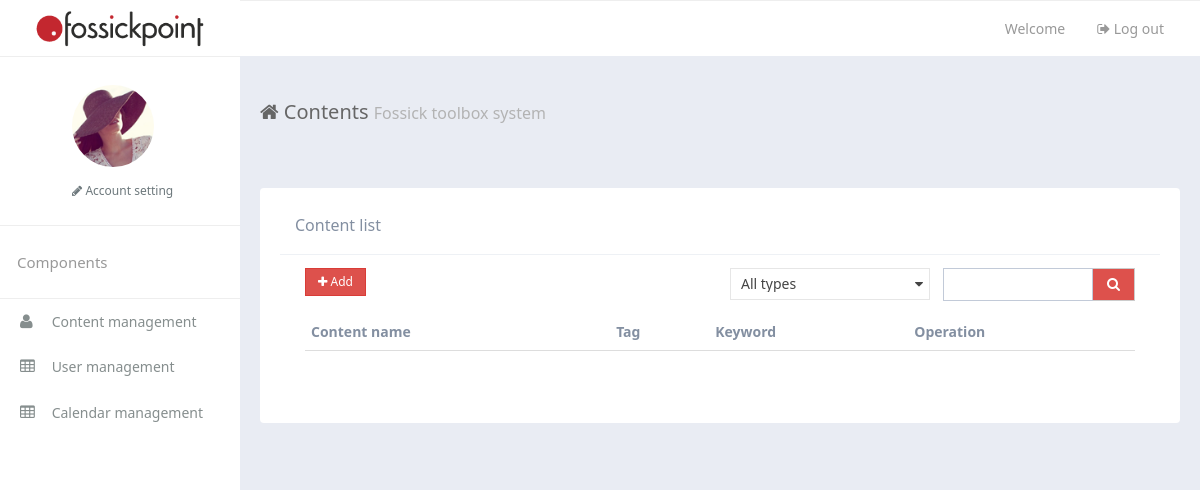
Page /toolbox/content/ on the earlier database version.
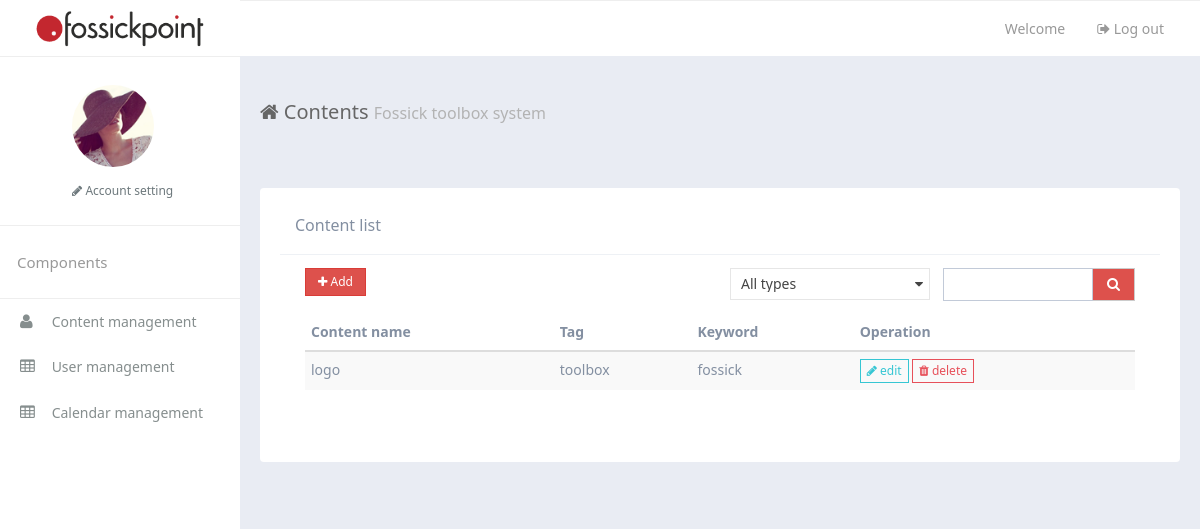
Same page on the later database version.
### toolbox/models.py (models this page shows, shortened)
class Content(models.Model):
    name = models.CharField(max_length=30)
    type_choice = (('doc','doc'),('pdf','pdf'),('image', 'image'),('vedio', 'vedio'),('audio', 'audio'),('other','other'))
    type = models.CharField(max_length=30,choices=type_choice)
    tag = models.CharField(max_length=100)
    keyword = models.CharField(max_length=100)
    address = models.FileField(upload_to='contents/')
    preContent = models.ForeignKey('self',related_name='precontent',null=True)
    nextContent = models.ForeignKey('self',related_name='nextcontent',null=True)

### toolbox/views.py (the view, shortened to what this page needs)
def content(request):
    contentList = Content.objects.all().values()
    context = {'contentList':contentList,}
    operation = request.POST.get('operation')
    return render(request,"toolbox/content.html",context)

### toolbox/templates/toolbox/content.html (shortened to what this page needs)
{% extends 'toolbox/_base.html' %}
{% load static %}
{% block title %}
    Contents
{% endblock %}
{% block main %}
            <div class="row-content am-cf">
                <div class="row">
                    <div class="am-u-sm-12 am-u-md-12 am-u-lg-12">
                        <div class="widget am-cf">
                            <div class="widget-head am-cf">
                                <div class="widget-title  am-cf">Content list</div>
                            </div>
                            <div class="widget-body  am-fr">
                                <div class="am-u-sm-12 am-u-md-6 am-u-lg-6">
                                    <div class="am-form-group">
                                        <div class="am-btn-toolbar">
                                            <div class="am-btn-group am-btn-group-xs">
                                                <button type="button" class="am-btn am-btn-default am-btn-danger" id="add">
                                                    <span class="am-icon-plus"></span> Add</button>
                                            </div>
                                        </div>
                                    </div>
                                </div>
                                <div class="am-u-sm-12 am-u-md-6 am-u-lg-3">
                                    <div class="am-form-group tpl-table-list-select">
                                    </div>
                                </div>
                                <div class="am-u-sm-12 am-u-md-12 am-u-lg-3">
                                    <div class="am-input-group am-input-group-sm tpl-form-border-form cl-p">
                                        <input type="text" class="am-form-field ">
                                        <span class="am-input-group-btn">
            <button class="am-btn  am-btn-default am-btn-danger tpl-table-list-field am-icon-search" type="button"></button>
          </span>
                                    </div>
                                </div>
                                <div class="am-u-sm-12">
                                    <table width="100%" class="am-table am-table-compact am-table-striped tpl-table-black " id="example-r">
                                        <thead>
                                            <tr>
                                                <th>Content name</th>
                                                <th>Tag</th>
                                                <th>Keyword</th>
                                                <th>Operation</th>
                                            </tr>
                                        </thead>
                                        <tbody id="contentTable">
                                        {% if contentList %}
                                            {% for content in contentList %}
                                            <tr class="gradeX">
                                                <td>{{content.name}}</td>
                                                <td>{{content.tag}}</td>
                                                <td>{{content.keyword}}</td>
                                                <td>
                                                    <div class="tpl-table-black-operation">
                                                        <a href="javascript:;">
                                                            <i class="am-icon-pencil"></i> edit
                                                        </a>
                                                        <a href="javascript:;" onclick="deleteContent({{content.id}})" class="tpl-table-black-operation-del">
                                                            <i class="am-icon-trash"></i> delete
                                                        </a>
                                                    </div>
                                                </td>
                                            </tr>
                                            {% endfor %}
                                        {% endif %}
                                        </tbody>
                                    </table>
                                </div>
                                <div class="am-u-lg-12 am-cf">
                                </div>
                            </div>
                        </div>
                    </div>
                </div>
          </div>
{% endblock %}

### toolbox/templates/toolbox/_base.html (shortened to what this page needs)
{% load static %}
{% include 'toolbox/_header.html'%}
</head>
<body data-type="index">
    <div class="am-g tpl-g">
        <header>
            <div class="am-fl tpl-header-logo">
                <a href="javascript:;"><img src="{% static 'toolbox/img/logoa.png' %}" alt=""></a>
            </div>
            <div class="tpl-header-fluid">
                <div class="am-fr tpl-header-navbar">
                    <ul>
                        <li class="am-text-sm tpl-header-navbar-welcome">
                            <a>Welcome  </a>
                        </li>
                        <li class="am-text-sm">
                            <a href="javascript:;">
                                <span class="am-icon-sign-out"></span> Log out
                            </a>
                        </li>
                    </ul>
                </div>
            </div>
        </header>
        <div class="left-sidebar">
            <div class="tpl-sidebar-user-panel" style="padding-left:30%">
                <div class="tpl-user-panel-slide-toggleable">
                    <div class="tpl-user-panel-profile-picture">
                        <img src="{% static 'toolbox/img/user04.png' %}" alt="">
                    </div>
                    <a href="javascript:;" class="tpl-user-panel-action-link"> <span class="am-icon-pencil"></span> Account setting</a>
                </div>
            </div>
            <ul class="sidebar-nav">
                <li class="sidebar-nav-heading">Components</li>
                <li class="sidebar-nav-link">
                    <a href="./content" id="contentManagement">
                        <i class="am-icon-user sidebar-nav-link-logo" ></i> Content management
                    </a>
                </li>
                <li class="sidebar-nav-link">
                    <a href="./user" id="userManagement">
                        <i class="am-icon-table sidebar-nav-link-logo"></i> User management
                    </a>
                </li>
                <li class="sidebar-nav-link">
                    <a href="./calendar" id="calendarManagement">
                        <i class="am-icon-table sidebar-nav-link-logo"></i> Calendar management
                    </a>
                </li>
            </ul>
        </div>
        <div class="tpl-content-wrapper mainContent">
            <div class="container-fluid am-cf">
                <div class="row">
                    <div class="am-u-sm-12 am-u-md-12 am-u-lg-9">
                        <div class="page-header-heading"><span class="am-icon-home page-header-heading-icon"></span>{% block title %} Home {% endblock %} <small>Fossick toolbox system</small></div>
                    </div>
                </div>
            </div>
            {% block main %}
            {% endblock %}
        </div>
    </div>
{% include 'toolbox/_footer.html'%}

### toolbox/templates/toolbox/_header.html (shortened to what this page needs)
<!DOCTYPE html>
<html lang="en">
<head>
    {% load static %}
    <link rel="stylesheet" href="{% static 'toolbox/css/amazeui.min.css' %}" />
    <link rel="stylesheet" href="{% static 'toolbox/css/amazeui.datatables.min.css' %}" />
    <link rel="stylesheet" href="{% static 'toolbox/css/app.css' %}">

### toolbox/templates/toolbox/_footer.html (shortened to what this page needs)
{% load static %}
</body>
</html>

### toolbox/templates/toolbox/_header.html (style rules this page uses)
.mainContent { background-color: #e9ecf3; }

Differences in the rows shown:
added Content: name "logo", tag "toolbox", keyword "fossick"
